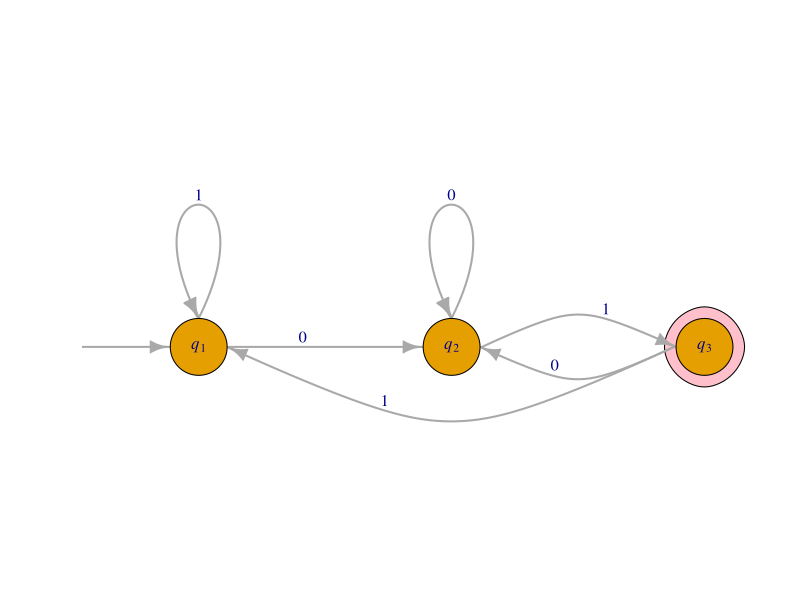
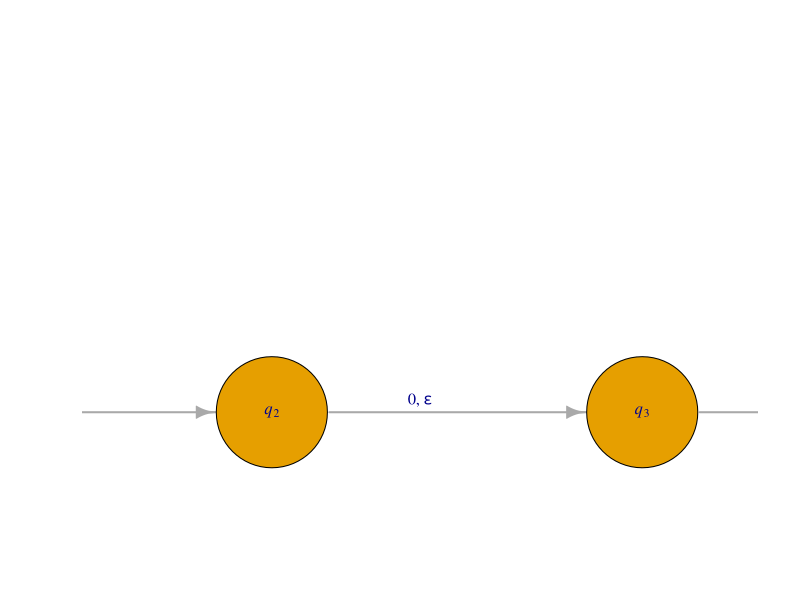

R code for these plots, in order:
## ---- chunk 1
set.seed(1620)
fnames <- sample(c("Sam", "James", "Drake", "Wesley", "Sophia", "Carolyn", "Trevor", "Tristan", "Ryley"))
## ---- chunk 2
library(igraph)
a3 <- graph_from_literal(" "-+q1-+q2-+q3-+q2-+q2, q1-+q1, q3-+q1, simplify=FALSE)
coords <- layout_on_grid(a3, width = 4)
plot(a3, 
     edge.curved = c(0, 0, 0.5, 0.5, 0.5, 0.5, 0.5), 
     layout=coords,
     vertex.size = 15,
     vertex.shape = c("none", "circle", "circle", "circle"),
     vertex.label = c(" ", expression(italic(q)[1]), expression(italic(q)[2]), expression(italic(q)[3])),
     edge.loop.angle=3.14*1.5,
     mark.groups = list(4), mark.shape = 0.75, mark.col = "pink", mark.border = "black",
     vertex.label.cex = 1,
     edge.label = c("","     0\n","1\n","  0\n","0\n","1\n","1\n"), 
     edge.label.cex = 1,
     edge.width = 2,
     ylim = c(-1.1,-0.6), xlim=c(-0.5,1))
## ---- chunk 3
library(igraph)
a4 <- graph_from_literal(" "-+q1-+q2-+q3-+q4-+q4, q1-+q1, simplify=FALSE)
coords <- layout_on_grid(a4, width = 5)
plot(a4, 
     edge.curved = c(0, 0, 0, 0, 0.5, 0.5), 
     layout=coords,
     vertex.size = 15,
     vertex.shape = c("none", "circle", "circle", "circle", "circle"),
     vertex.label = c(" ", expression(italic(q)[1]), expression(italic(q)[2]), expression(italic(q)[3]), expression(italic(q)[4])),
     edge.loop.angle=3.14*1.5,
     mark.groups = list(5), mark.shape = 0.75, mark.col = "pink", mark.border = "black",
     vertex.label.cex = 1,
     edge.label = c("","     1\n", expression(atop("   0," ~ epsilon,  " ")), "  1\n","0,1\n","0,1\n"), 
     edge.label.cex = 1,
     edge.width = 2,
     ylim = c(-1.02,-0.65), xlim=c(-0.1,0.5))
